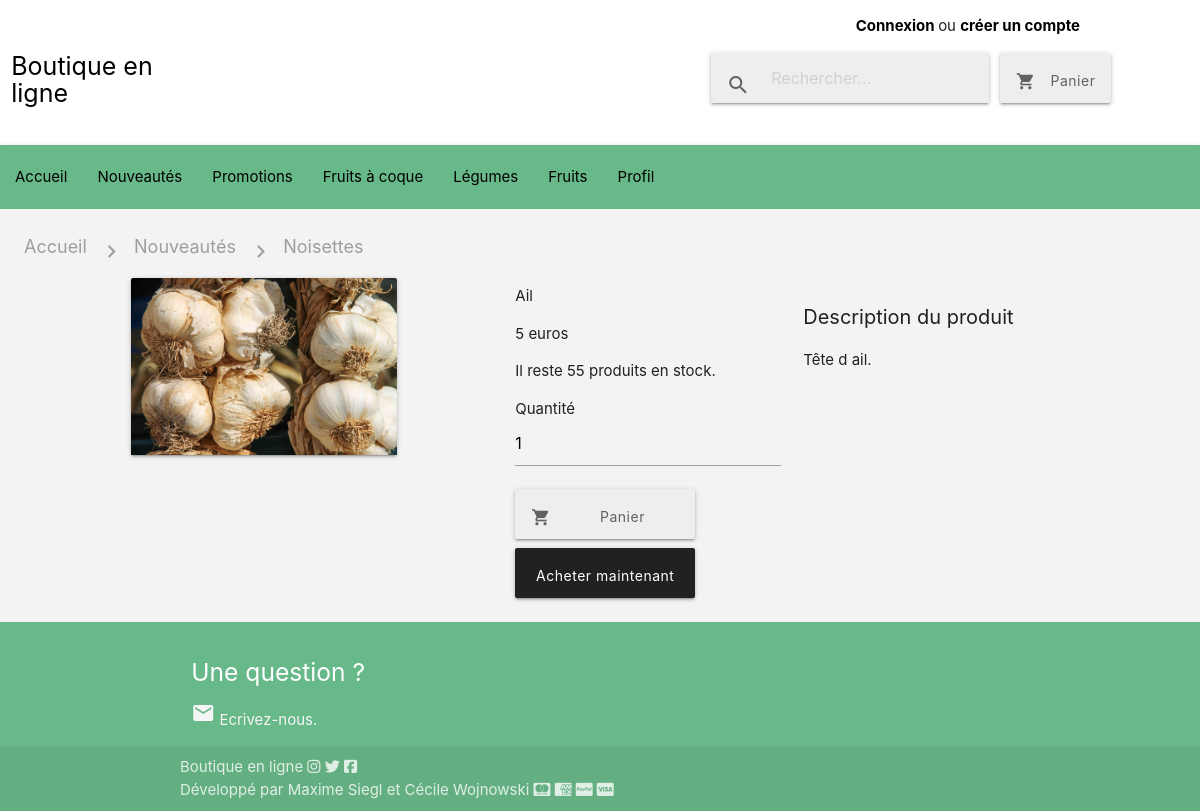
Page /produit.php?id=4 on the committed database.
### tables this page shows
CREATE TABLE IF NOT EXISTS `produits` (
  `id` int(11) NOT NULL AUTO_INCREMENT,
  `nom` varchar(255) NOT NULL,
  `prix` int(11) NOT NULL,
  `description` text NOT NULL,
  `image` varchar(255) NOT NULL,
  `date_ajout` datetime NOT NULL,
  `stock` int(11) NOT NULL,
  `valorisation` tinyint(1) NOT NULL,
  `prix_solde` int(11) DEFAULT NULL,
  `id_categorie` int(11) NOT NULL,
  PRIMARY KEY (`id`)
);

### classes/Produit.php (called while the page is built, shortened)
<?php
class Produit
{
  private $id;
  private $nom;
  private $prix;
  private $description;
  private $image;
  private $stock;
  public function setId($id){
    $id = (int) $id;
   if ($id > 0)
   {
     $this->id = $id;
   }
 }
  public function setNom($nom){
    if (is_string($nom))
    {
      $this->nom = $nom;
    }
  }
  public function setPrix($prix){
    $prix = (int) $prix;
   if ($prix > 0)
   {
     $this->prix = $prix;
   }
  }
  public function setDescription($description){
    if (is_string($description))
    {
      $this->description = $description;
    }
  }
  public function setStock($stock){
    $stock = (int) $stock;
   if ($stock >= 0)
   {
     $this->stock = $stock;
   }
  }
  public function setImage($image){
    return $this->image = $image;
  }
  public function id(){
    return $this->id;
  }
  public function nom(){
    return $this->nom;
  }
  public function prix(){
    return $this->prix;
  }
  public function description(){
    return $this->description;
  }
  public function image(){
    return $this->image;
  }
  public function stock(){
    return $this->stock;
  }
}
 ?>

### produit.php (the view, shortened to what this page needs)
<!DOCTYPE html>
<html lang="fr" dir="ltr">
  <head>
    <link rel="stylesheet" href="https://cdnjs.cloudflare.com/ajax/libs/materialize/1.0.0/css/materialize.min.css">
    <link rel="stylesheet" href="css/style.css">
  </head>
  <body>
    <?php include('includes/header.php');
          include('classes/Produit.php');
          include('classes/Panier.php');
          ?>
    <main>
        <div class="nav-wrapper">
          <div class="col s12">
            <a href="#!" class="breadcrumb grey-text">Accueil</a>
            <a href="#!" class="breadcrumb grey-text">Nouveautés</a>
            <a href="#!" class="breadcrumb grey-text">Noisettes</a>
          </div>
        </div>
        <?php
        if(isset($_GET['id'])){
          $id = strval($_GET['id']);
        $db->setAttribute(PDO::ATTR_ERRMODE, PDO::ERRMODE_EXCEPTION);
        $request = $db->query("SELECT * FROM produits WHERE id = '$id'");
        while ($donnees = $request->fetch(PDO::FETCH_ASSOC))
        {
          $produit = new Produit($donnees);
          $produit->hydrate($donnees);
        ?>
        <div class="row">
          <div class="col s3 m3 offset-m1">
            <div class="card">
              <div class="card-image">
                <img src="img/<?php echo $produit->image();?> ">
              </div>
            </div>
          </div>
        <div class="col s3 m3 offset-m1">
          <p><?php echo $produit->nom(); ?></p>
          <p><?php echo $produit->prix(); ?> euros</p>
          <p> Il reste <?php echo $produit->stock(); ?> produits en stock.</p>
          <form class="" action="produit.php?id=<?php echo $produit->id(); ?>" method="post">
            <p> Quantité <input type="text" name="quantite" value="1" required> </p>
            <div class= "boutons_produit">
              <button id="bouton_produit1" class="waves-effect waves-green btn grey lighten-3 grey-text text-darken-2" type="submit">
                <i class="material-icons left">shopping_cart</i>Panier
              </button>
              <a class="waves-effect waves-green btn grey darken-4 lighten-3 white-text">
                Acheter maintenant</a>
            </div>
          </form>
        </div>
        <div class="col s3 m3">
          <h2 class="h2_produit"> Description du produit </h2>
          <p> <?php echo $produit->description(); ?> </p>
        </div>
      </div>
<?php }
} ?>
    </main>
<?php include('includes/footer.php'); ?>
</body>
</html>

### css/style.css (style rules this page uses)
.row { margin-bottom: 0 !important; }
a { color:black !important; }
h2 { font-size:30px !important; }
.btn { height:50px !important; text-transform:none !important; padding: 10px 16px !important; }
main { background-color: #F3F3F3 !important; padding:2%; }
.h2_produit { font-size:20px !important; }
.boutons_produit { display: flex; flex-direction: column !important; width : 180px; }
#bouton_produit1 { margin-bottom:5%; }
.breadcrumb:before { color: #9e9e9e; }

### rows in the picture
produits: image (picture), nom "Ail", prix "5", stock "55", description "Tête d ail."
